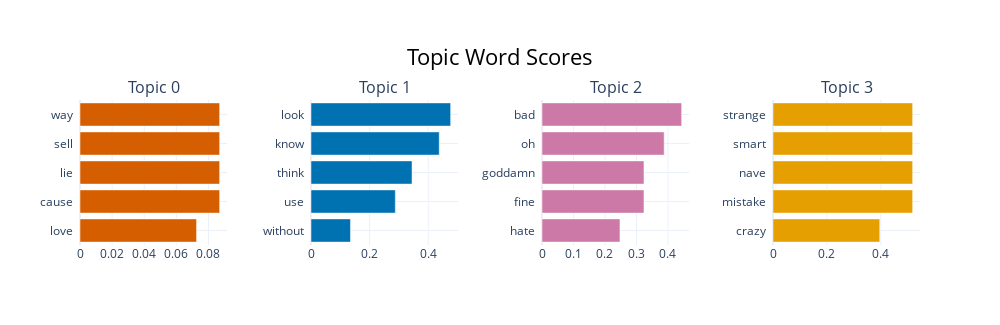

The cell this chart's notebook holds for it:
### Code cell
topic_model.visualize_barchart()

### Figure 1 — Plotly figure (JSON) as saved in the notebook; plotly's stock layout.template omitted (floating-point values rounded to 4 significant figures)
{"data": [{"marker": {"color": "#D55E00"}, "orientation": "h", "type": "bar", "x": [0.07262, 0.087, 0.087, 0.087, 0.087], "xaxis": "x", "y": ["love  ", "cause  ", "lie  ", "sell  ", "way  "], "yaxis": "y"}, {"marker": {"color": "#0072B2"}, "orientation": "h", "type": "bar", "x": [0.1347, 0.2878, 0.3448, 0.4377, 0.4766], "xaxis": "x2", "y": ["without  ", "use  ", "think  ", "know  ", "look  "], "yaxis": "y2"}, {"marker": {"color": "#CC79A7"}, "orientation": "h", "type": "bar", "x": [0.2475, 0.3238, 0.3238, 0.3879, 0.4434], "xaxis": "x3", "y": ["hate  ", "fine  ", "goddamn  ", "oh  ", "bad  "], "yaxis": "y3"}, {"marker": {"color": "#E69F00"}, "orientation": "h", "type": "bar", "x": [0.3961, 0.5181, 0.5181, 0.5181, 0.5181], "xaxis": "x4", "y": ["crazy  ", "mistake  ", "nave  ", "smart  ", "strange  "], "yaxis": "y4"}], "layout": {"annotations": [{"font": {"size": 16}, "showarrow": false, "text": "Topic 0", "x": 0.0875, "xanchor": "center", "xref": "paper", "y": 1, "yanchor": "bottom", "yref": "paper"}, {"font": {"size": 16}, "showarrow": false, "text": "Topic 1", "x": 0.3625, "xanchor": "center", "xref": "paper", "y": 1, "yanchor": "bottom", "yref": "paper"}, {"font": {"size": 16}, "showarrow": false, "text": "Topic 2", "x": 0.6375, "xanchor": "center", "xref": "paper", "y": 1, "yanchor": "bottom", "yref": "paper"}, {"font": {"size": 16}, "showarrow": false, "text": "Topic 3", "x": 0.9125, "xanchor": "center", "xref": "paper", "y": 1, "yanchor": "bottom", "yref": "paper"}], "height": 325, "hoverlabel": {"bgcolor": "white", "font": {"family": "Rockwell", "size": 16}}, "showlegend": false, "title": {"font": {"color": "Black", "size": 22}, "text": "Topic Word Scores", "x": 0.5, "xanchor": "center", "yanchor": "top"}, "width": 1000, "xaxis": {"anchor": "y", "domain": [0, 0.175], "showgrid": true}, "xaxis2": {"anchor": "y2", "domain": [0.275, 0.45], "showgrid": true}, "xaxis3": {"anchor": "y3", "domain": [0.55, 0.725], "showgrid": true}, "xaxis4": {"anchor": "y4", "domain": [0.825, 1], "showgrid": true}, "yaxis": {"anchor": "x", "domain": [0, 1], "showgrid": true}, "yaxis2": {"anchor": "x2", "domain": [0, 1], "showgrid": true}, "yaxis3": {"anchor": "x3", "domain": [0, 1], "showgrid": true}, "yaxis4": {"anchor": "x4", "domain": [0, 1], "showgrid": true}}}
